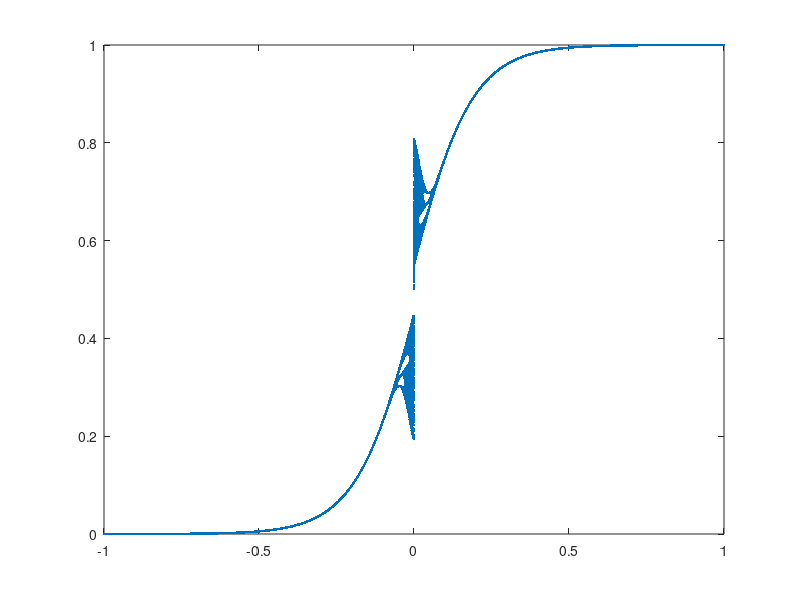

This chart was generated by the following MATLAB code:
function leeOscillatorGen(shape, saveOpt, plotAct)
% Lee-Oscillator Generator
%
% Parameters:
%   shape (optional): The shape of the oscillator, could be "sigmoid" 
%       (ranging from 0 to 1), or "tanh" (ranging from -1 to 1).
%   save: (optional): Option to save the current generation. By default:
%       false.
%   plotAct (optional): Option to plot the activation function after
%       generating. Default value: false
%
% Credits: This code is adapted from Raymond LEE's code in Lee's book
%   on Quantum Finance (p.256)
% For more information: 
%   [1] R. S. T. Lee, Quantum Finance: Intelligent Forecast and Trading 
%       Systems. Singapore: Springer Singapore, 2020. doi: 
%       10.1007/978-981-32-9796-8.
%   [2] R. S. T. Lee, “Lee-Associator—a chaotic auto-associative network 
%       for progressive memory recalling,” Neural Networks, vol. 19, 
%       no. 5, pp. 644–666, Jun. 2006, doi: 10.1016/j.neunet.2005.08.017.

% User preferences
stepsize = 0.001;
recordsize = 100;  % Save the last 100 values of the oscillation

% Oscillator parameters
% For more information, refer [2].
N = 600;
s = 5;
e = 0.02;
k = 500;
c = 1;
a1 = 5;
a2 = 5;
b1 = 1;
b2 = 1;
eu = 0;
ev = 0;

% Intermediate values
% DON'T CHANGE THE VALUE
idx = 1;
recbgnidx = N-recordsize; % Record begin index
recofst = (N-recordsize)-1; % Record offset
xaixs = zeros(1, ((2/stepsize)+1)*recordsize);
xaxisidx = 1;

% Output parameter
Z = zeros((2/stepsize)+1, recordsize);

% Set default values
if nargin < 1
    shape = "sigmoid";
end
if nargin < 2
    saveOpt = false;
end
if nargin < 3
    plotAct = true;
end

for i=-1:stepsize:1
    u = zeros(1, N);
    v = zeros(1, N);
    w = zeros(1, N);
    z = zeros(1, N);
    
    z(1) = 0.2;
    u(1) = 0.2;
    
    it = i + 0.02*sign(i);
    
    for t = 1:N-1     
        tempu = a1*u(t) - a2*v(t) + it - eu;
        tempv = b1*u(t) - b2*v(t) - ev;
        u(t+1) = tanh(s*tempu);
        v(t+1) = tanh(s*tempv);
        w(t+1) = tanh(s*it);
        z(t+1) = ((u(t+1) - v(t+1)) * exp(-k*it*it) + c*w(t+1));       
        if (t >= recbgnidx)
            xaixs(xaxisidx) = i;
            xaxisidx = xaxisidx + 1;
            Z(idx, t-recofst) = z(t+1);
        end
    end
    idx = idx + 1;
end

if strcmp(shape, "sigmoid")
    Z = Z ./ 2 + 0.5;
end

if saveOpt
    save('leeOscillator', 'Z', 'stepsize');
    disp("The generated Lee Oscillator has been saved.");
    disp("Remember to use the 'clear' command before using.");
end

if plotAct
    figure
    plot(xaixs, reshape(Z',[1,((2/stepsize)+1)*recordsize]), '.');
end

end

